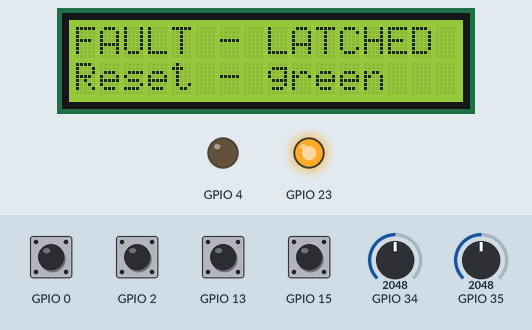
Simulated run of this sketch. Board: ESP32. Parts: 16×2 character LCD, output pins drawn as LEDs (lit = HIGH). The inputs (shaded band) are chosen by the test bench; at power-on: GPIO 0, GPIO 2, GPIO 13, GPIO 15 HIGH, GPIO 34 = 2048, GPIO 35 = 2048.

Above: at 2.7 s.
2.8 s: GPIO 0 pulled LOW for 1 s
At 4.5 s:
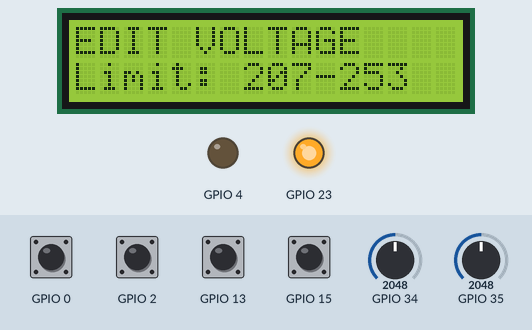
5.3 s: GPIO 13 pulled LOW for 0.15 s
7.0 s: GPIO 0 pulled LOW for 1 s
At 9.1 s:
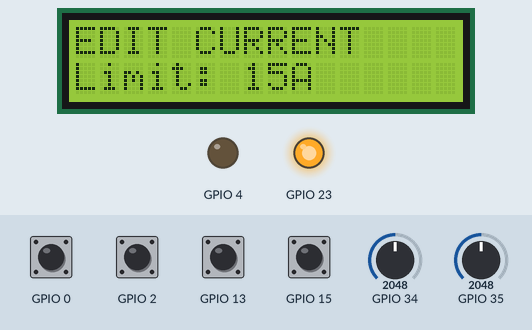
9.5 s: GPIO 2 pulled LOW for 0.15 s
At 10.8 s:
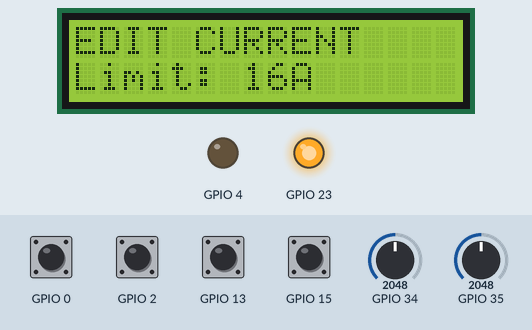
11.1 s: GPIO 15 pulled LOW for 1 s
At 13.3 s:
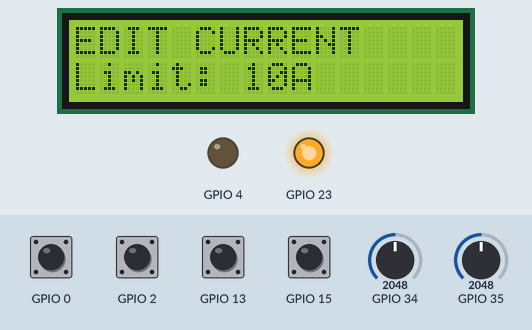
13.6 s: GPIO 2 pulled LOW for 1 s
At 14.17 s:
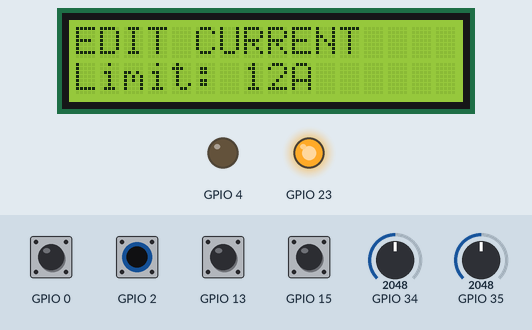
Timing chart, 0 to 16.6 s (numbered marks = the images above; inputs shaded):
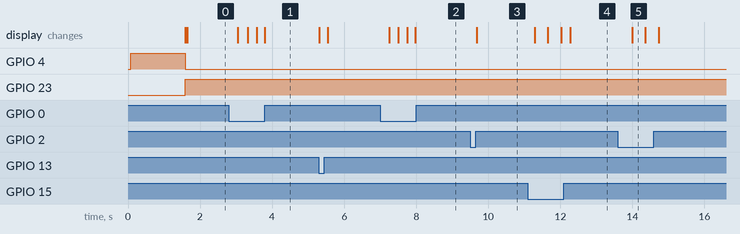

Measured:
- after the input at 2.8 s, the display: changes after 0.25 s (image 1)
- after the input at 7.0 s, the display: changes after 0.25 s (image 2)
- after the input at 9.5 s, the display: changes after 0.18 s (image 3)
- after the input at 11.1 s, the display: first changes after 0.19 s (image 4 shows a later state)
- after the input at 13.6 s, the display: changes after 0.39 s (image 5)

The sketch:

sketch.ino
```cpp
#include <Wire.h>
#include <LiquidCrystal_I2C.h>

LiquidCrystal_I2C lcd(0x27, 16, 2);

int maxVoltageThreshold = 253; // considering rms voltage in normal condition is 230 V
int minVoltageThreshold = 207; // and maximum 10% voltage regulation
int currentThreshold = 15; // considering the current limit of the device is 15 A
int lastVoltage = 0;

const int spikeThreshold = 40;

boolean faultLatched = false;
boolean prevFaultState = false;

const int STATE_MONITOR = 0;
const int STATE_EDIT_VOLTAGE = 1;
const int STATE_EDIT_CURRENT = 2;

int currentState = STATE_MONITOR;
int prevState = -1;

unsigned long lastLCDUpdate = 0;
const unsigned long LCD_INTERVAL = 250;

void setup() {
  lcd.init();
  lcd.backlight();

  lcd.setCursor(0, 0);
  lcd.print("System Ready");

  pinMode(15, INPUT_PULLUP);
  pinMode(2, INPUT_PULLUP);
  pinMode(0, INPUT_PULLUP);
  pinMode(13, INPUT_PULLUP);

  pinMode(4, OUTPUT);
  pinMode(23, OUTPUT);

  digitalWrite(4, HIGH);
  digitalWrite(23, LOW);

  delay(1500);
  lcd.clear();
}

void renderLCDHeaders() {
  lcd.clear();

  if (currentState == STATE_MONITOR) {
    if (faultLatched) {
      lcd.setCursor(0, 0);
      lcd.print("FAULT - LATCHED ");

      lcd.setCursor(0, 1);
      lcd.print("Reset - green ");
    } else {
      lcd.setCursor(0, 0);
      lcd.print("V: ");

      lcd.setCursor(0, 1);
      lcd.print("C: ");
    }
  }
}

void loop() {

  // Mode selection button
  if (digitalRead(0) == LOW) {
    currentState = (currentState + 1) % 3;
    delay(200);
  }

  // Fault reset button
  if (digitalRead(13) == LOW) {
    faultLatched = false;
    renderLCDHeaders();
    delay(200);
  }

  // Update LCD headers when the state changes
  if (currentState != prevState ||
      faultLatched != prevFaultState) {

    renderLCDHeaders();

    prevState = currentState;
    prevFaultState = faultLatched;
  }

  // STATE 0: Monitor voltage and current
  if (currentState == STATE_MONITOR) {

    int rawVoltage = analogRead(34);
    int rawCurrent = analogRead(35);

    int voltageValue = map(rawVoltage, 0, 4095, 0, 300);
    int currentValue = map(rawCurrent, 0, 4095, 0, 30);

    int voltageChange = abs(voltageValue - lastVoltage);

    // Fault detection
    if (voltageValue > maxVoltageThreshold || voltageValue < minVoltageThreshold ||
        voltageChange > spikeThreshold ||
        currentValue > currentThreshold) {

      faultLatched = true;
    }

    // Protection outputs
    if (faultLatched) {
      digitalWrite(4, LOW);
      digitalWrite(23, HIGH);
    } else {
      digitalWrite(4, HIGH);
      digitalWrite(23, LOW);
    }

    // Display readings when no fault is present
    if (!faultLatched &&
        (millis() - lastLCDUpdate >= LCD_INTERVAL)) {

      lastLCDUpdate = millis();

      lcd.setCursor(3, 0);
      lcd.print(voltageValue);
      lcd.print("V   ");

      lcd.setCursor(3, 1);
      lcd.print(currentValue);
      lcd.print("A   ");
    }

    lastVoltage = voltageValue;
  }

  // STATE 1: Edit voltage threshold
  else if (currentState == STATE_EDIT_VOLTAGE) {

    if (digitalRead(2) == LOW) {
      if (maxVoltageThreshold < 300) maxVoltageThreshold += 1;
      delay(150);
    }

    if (digitalRead(15) == LOW) {
      if (minVoltageThreshold > 0) minVoltageThreshold -= 1;
      delay(150);
    }

    if (millis() - lastLCDUpdate >= LCD_INTERVAL) {

      lastLCDUpdate = millis();

      lcd.setCursor(0, 0);
      lcd.print("EDIT VOLTAGE    ");

      lcd.setCursor(0, 1);
      lcd.print("Limit: ");
      lcd.print(minVoltageThreshold);
      lcd.print("-");
      lcd.print(maxVoltageThreshold);
    }
  }

  // STATE 2: Edit current threshold
  else if (currentState == STATE_EDIT_CURRENT) {

    if (digitalRead(2) == LOW) {
      if (currentThreshold < 30) currentThreshold += 1;
      delay(150);
    }

    if (digitalRead(15) == LOW) {
      if (currentThreshold > 0) currentThreshold -= 1;
      delay(150);
    }

    if (millis() - lastLCDUpdate >= LCD_INTERVAL) {

      lastLCDUpdate = millis();

      lcd.setCursor(0, 0);
      lcd.print("EDIT CURRENT    ");

      lcd.setCursor(0, 1);
      lcd.print("Limit: ");
      lcd.print(currentThreshold);
      lcd.print("A   ");
    }
  }

  delay(20);
}
```
